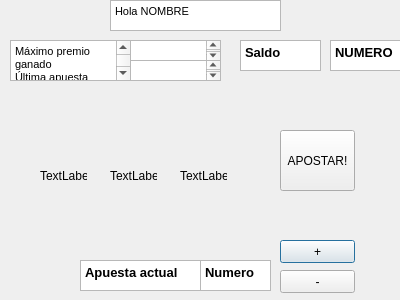
<?xml version="1.0" encoding="UTF-8"?>
<ui version="4.0">
 <class>Dialog</class>
 <widget class="QDialog" name="Dialog">
  <property name="geometry">
   <rect>
    <x>0</x>
    <y>0</y>
    <width>400</width>
    <height>300</height>
   </rect>
  </property>
  <property name="windowTitle">
   <string>Dialog</string>
  </property>
  <widget class="QPushButton" name="up">
   <property name="geometry">
    <rect>
     <x>280</x>
     <y>240</y>
     <width>75</width>
     <height>23</height>
    </rect>
   </property>
   <property name="text">
    <string>+</string>
   </property>
  </widget>
  <widget class="QPushButton" name="down">
   <property name="geometry">
    <rect>
     <x>280</x>
     <y>270</y>
     <width>75</width>
     <height>23</height>
    </rect>
   </property>
   <property name="text">
    <string>-</string>
   </property>
  </widget>
  <widget class="QPushButton" name="apostar">
   <property name="geometry">
    <rect>
     <x>280</x>
     <y>130</y>
     <width>75</width>
     <height>61</height>
    </rect>
   </property>
   <property name="text">
    <string>APOSTAR!</string>
   </property>
  </widget>
  <widget class="QLabel" name="imagen1">
   <property name="geometry">
    <rect>
     <x>40</x>
     <y>130</y>
     <width>47</width>
     <height>91</height>
    </rect>
   </property>
   <property name="text">
    <string>TextLabel</string>
   </property>
  </widget>
  <widget class="QLabel" name="imagen2">
   <property name="geometry">
    <rect>
     <x>110</x>
     <y>130</y>
     <width>47</width>
     <height>91</height>
    </rect>
   </property>
   <property name="text">
    <string>TextLabel</string>
   </property>
  </widget>
  <widget class="QLabel" name="label_3">
   <property name="geometry">
    <rect>
     <x>180</x>
     <y>130</y>
     <width>47</width>
     <height>91</height>
    </rect>
   </property>
   <property name="text">
    <string>TextLabel</string>
   </property>
  </widget>
  <widget class="QTextBrowser" name="textBrowser">
   <property name="geometry">
    <rect>
     <x>10</x>
     <y>40</y>
     <width>121</width>
     <height>41</height>
    </rect>
   </property>
   <property name="html">
    <string>&lt;!DOCTYPE HTML PUBLIC &quot;-//W3C//DTD HTML 4.0//EN&quot; &quot;http://www.w3.org/TR/REC-html40/strict.dtd&quot;&gt;
&lt;html&gt;&lt;head&gt;&lt;meta name=&quot;qrichtext&quot; content=&quot;1&quot; /&gt;&lt;style type=&quot;text/css&quot;&gt;
p, li { white-space: pre-wrap; }
&lt;/style&gt;&lt;/head&gt;&lt;body style=&quot; font-family:'MS Shell Dlg 2'; font-size:8.25pt; font-weight:400; font-style:normal;&quot;&gt;
&lt;p style=&quot; margin-top:0px; margin-bottom:0px; margin-left:0px; margin-right:0px; -qt-block-indent:0; text-indent:0px;&quot;&gt;Máximo premio ganado&lt;/p&gt;
&lt;p style=&quot; margin-top:0px; margin-bottom:0px; margin-left:0px; margin-right:0px; -qt-block-indent:0; text-indent:0px;&quot;&gt;Última apuesta&lt;/p&gt;&lt;/body&gt;&lt;/html&gt;</string>
   </property>
  </widget>
  <widget class="QTextBrowser" name="maximo_premio">
   <property name="geometry">
    <rect>
     <x>130</x>
     <y>40</y>
     <width>91</width>
     <height>21</height>
    </rect>
   </property>
  </widget>
  <widget class="QTextBrowser" name="ultima_apuesta">
   <property name="geometry">
    <rect>
     <x>130</x>
     <y>60</y>
     <width>91</width>
     <height>21</height>
    </rect>
   </property>
  </widget>
  <widget class="QTextBrowser" name="textBrowser_2">
   <property name="geometry">
    <rect>
     <x>240</x>
     <y>40</y>
     <width>81</width>
     <height>31</height>
    </rect>
   </property>
   <property name="html">
    <string>&lt;!DOCTYPE HTML PUBLIC &quot;-//W3C//DTD HTML 4.0//EN&quot; &quot;http://www.w3.org/TR/REC-html40/strict.dtd&quot;&gt;
&lt;html&gt;&lt;head&gt;&lt;meta name=&quot;qrichtext&quot; content=&quot;1&quot; /&gt;&lt;style type=&quot;text/css&quot;&gt;
p, li { white-space: pre-wrap; }
&lt;/style&gt;&lt;/head&gt;&lt;body style=&quot; font-family:'MS Shell Dlg 2'; font-size:8.25pt; font-weight:400; font-style:normal;&quot;&gt;
&lt;p style=&quot; margin-top:0px; margin-bottom:0px; margin-left:0px; margin-right:0px; -qt-block-indent:0; text-indent:0px;&quot;&gt;&lt;span style=&quot; font-size:10pt; font-weight:600;&quot;&gt;Saldo&lt;/span&gt;&lt;/p&gt;&lt;/body&gt;&lt;/html&gt;</string>
   </property>
  </widget>
  <widget class="QTextBrowser" name="saldo_actual">
   <property name="geometry">
    <rect>
     <x>330</x>
     <y>40</y>
     <width>71</width>
     <height>31</height>
    </rect>
   </property>
   <property name="html">
    <string>&lt;!DOCTYPE HTML PUBLIC &quot;-//W3C//DTD HTML 4.0//EN&quot; &quot;http://www.w3.org/TR/REC-html40/strict.dtd&quot;&gt;
&lt;html&gt;&lt;head&gt;&lt;meta name=&quot;qrichtext&quot; content=&quot;1&quot; /&gt;&lt;style type=&quot;text/css&quot;&gt;
p, li { white-space: pre-wrap; }
&lt;/style&gt;&lt;/head&gt;&lt;body style=&quot; font-family:'MS Shell Dlg 2'; font-size:8.25pt; font-weight:400; font-style:normal;&quot;&gt;
&lt;p style=&quot; margin-top:0px; margin-bottom:0px; margin-left:0px; margin-right:0px; -qt-block-indent:0; text-indent:0px;&quot;&gt;&lt;span style=&quot; font-size:10pt; font-weight:600;&quot;&gt;NUMERO&lt;/span&gt;&lt;/p&gt;&lt;/body&gt;&lt;/html&gt;</string>
   </property>
  </widget>
  <widget class="QTextBrowser" name="textBrowser_4">
   <property name="geometry">
    <rect>
     <x>80</x>
     <y>260</y>
     <width>121</width>
     <height>31</height>
    </rect>
   </property>
   <property name="html">
    <string>&lt;!DOCTYPE HTML PUBLIC &quot;-//W3C//DTD HTML 4.0//EN&quot; &quot;http://www.w3.org/TR/REC-html40/strict.dtd&quot;&gt;
&lt;html&gt;&lt;head&gt;&lt;meta name=&quot;qrichtext&quot; content=&quot;1&quot; /&gt;&lt;style type=&quot;text/css&quot;&gt;
p, li { white-space: pre-wrap; }
&lt;/style&gt;&lt;/head&gt;&lt;body style=&quot; font-family:'MS Shell Dlg 2'; font-size:8.25pt; font-weight:400; font-style:normal;&quot;&gt;
&lt;p style=&quot; margin-top:0px; margin-bottom:0px; margin-left:0px; margin-right:0px; -qt-block-indent:0; text-indent:0px;&quot;&gt;&lt;span style=&quot; font-size:10pt; font-weight:600;&quot;&gt;Apuesta actual&lt;/span&gt;&lt;/p&gt;&lt;/body&gt;&lt;/html&gt;</string>
   </property>
  </widget>
  <widget class="QTextBrowser" name="apuesta_actual">
   <property name="geometry">
    <rect>
     <x>200</x>
     <y>260</y>
     <width>71</width>
     <height>31</height>
    </rect>
   </property>
   <property name="html">
    <string>&lt;!DOCTYPE HTML PUBLIC &quot;-//W3C//DTD HTML 4.0//EN&quot; &quot;http://www.w3.org/TR/REC-html40/strict.dtd&quot;&gt;
&lt;html&gt;&lt;head&gt;&lt;meta name=&quot;qrichtext&quot; content=&quot;1&quot; /&gt;&lt;style type=&quot;text/css&quot;&gt;
p, li { white-space: pre-wrap; }
&lt;/style&gt;&lt;/head&gt;&lt;body style=&quot; font-family:'MS Shell Dlg 2'; font-size:8.25pt; font-weight:400; font-style:normal;&quot;&gt;
&lt;p style=&quot; margin-top:0px; margin-bottom:0px; margin-left:0px; margin-right:0px; -qt-block-indent:0; text-indent:0px;&quot;&gt;&lt;span style=&quot; font-size:10pt; font-weight:600;&quot;&gt;Numero&lt;/span&gt;&lt;/p&gt;&lt;/body&gt;&lt;/html&gt;</string>
   </property>
  </widget>
  <widget class="QTextBrowser" name="saludo">
   <property name="geometry">
    <rect>
     <x>110</x>
     <y>0</y>
     <width>171</width>
     <height>31</height>
    </rect>
   </property>
   <property name="html">
    <string>&lt;!DOCTYPE HTML PUBLIC &quot;-//W3C//DTD HTML 4.0//EN&quot; &quot;http://www.w3.org/TR/REC-html40/strict.dtd&quot;&gt;
&lt;html&gt;&lt;head&gt;&lt;meta name=&quot;qrichtext&quot; content=&quot;1&quot; /&gt;&lt;style type=&quot;text/css&quot;&gt;
p, li { white-space: pre-wrap; }
&lt;/style&gt;&lt;/head&gt;&lt;body style=&quot; font-family:'MS Shell Dlg 2'; font-size:8.25pt; font-weight:400; font-style:normal;&quot;&gt;
&lt;p style=&quot; margin-top:0px; margin-bottom:0px; margin-left:0px; margin-right:0px; -qt-block-indent:0; text-indent:0px;&quot;&gt;Hola NOMBRE&lt;/p&gt;&lt;/body&gt;&lt;/html&gt;</string>
   </property>
  </widget>
 </widget>
 <resources/>
 <connections/>
</ui>
